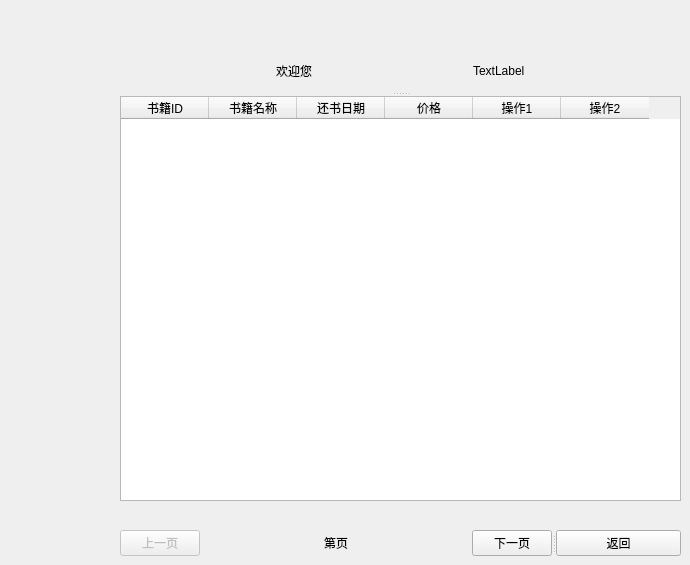
    <widget class="QWidget" name="user_page6">
     <property name="styleSheet">
      <string notr="true">QStackedWidget#stacked_widget &gt; QWidget#user_page6 {
	border-image: url(:/LMS_BG/picture/user_background.jpg);
}</string>
     </property>
     <widget class="QSplitter" name="splitter">
      <property name="geometry">
       <rect>
        <x>120</x>
        <y>50</y>
        <width>561</width>
        <height>451</height>
       </rect>
      </property>
      <property name="orientation">
       <enum>Qt::Vertical</enum>
      </property>
      <widget class="QWidget" name="layoutWidget">
       <layout class="QHBoxLayout" name="horizontalLayout_5">
        <item>
         <spacer name="horizontalSpacer">
          <property name="orientation">
           <enum>Qt::Horizontal</enum>
          </property>
          <property name="sizeHint" stdset="0">
           <size>
            <width>40</width>
            <height>20</height>
           </size>
          </property>
         </spacer>
        </item>
        <item>
         <widget class="QLabel" name="user_welcome_label">
          <property name="text">
           <string>欢迎您</string>
          </property>
         </widget>
        </item>
        <item>
         <spacer name="horizontalSpacer_8">
          <property name="orientation">
           <enum>Qt::Horizontal</enum>
          </property>
          <property name="sizeHint" stdset="0">
           <size>
            <width>40</width>
            <height>20</height>
           </size>
          </property>
         </spacer>
        </item>
        <item>
         <widget class="QLabel" name="user_login_name_show_label">
          <property name="text">
           <string>TextLabel</string>
          </property>
         </widget>
        </item>
        <item>
         <spacer name="horizontalSpacer_12">
          <property name="orientation">
           <enum>Qt::Horizontal</enum>
          </property>
          <property name="sizeHint" stdset="0">
           <size>
            <width>40</width>
            <height>20</height>
           </size>
          </property>
         </spacer>
        </item>
       </layout>
      </widget>
      <widget class="QTableWidget" name="user_borrow_table_widget">
       <attribute name="horizontalHeaderMinimumSectionSize">
        <number>25</number>
       </attribute>
       <attribute name="horizontalHeaderDefaultSectionSize">
        <number>88</number>
       </attribute>
       <attribute name="verticalHeaderMinimumSectionSize">
        <number>23</number>
       </attribute>
       <attribute name="verticalHeaderDefaultSectionSize">
        <number>30</number>
       </attribute>
       <column>
        <property name="text">
         <string>书籍ID</string>
        </property>
       </column>
       <column>
        <property name="text">
         <string>书籍名称</string>
        </property>
       </column>
       <column>
        <property name="text">
         <string>还书日期</string>
        </property>
       </column>
       <column>
        <property name="text">
         <string>价格</string>
        </property>
       </column>
       <column>
        <property name="text">
         <string>操作1</string>
        </property>
       </column>
       <column>
        <property name="text">
         <string>操作2</string>
        </property>
       </column>
      </widget>
     </widget>
     <widget class="QSplitter" name="splitter_2">
      <property name="geometry">
       <rect>
        <x>120</x>
        <y>530</y>
        <width>561</width>
        <height>26</height>
       </rect>
      </property>
      <property name="orientation">
       <enum>Qt::Horizontal</enum>
      </property>
      <widget class="QWidget" name="layoutWidget_6">
       <layout class="QHBoxLayout" name="horizontalLayout_7">
        <item>
         <widget class="QPushButton" name="user_pre_btn">
          <property name="enabled">
           <bool>false</bool>
          </property>
          <property name="text">
           <string>上一页</string>
          </property>
         </widget>
        </item>
        <item>
         <spacer name="horizontalSpacer_15">
          <property name="orientation">
           <enum>Qt::Horizontal</enum>
          </property>
          <property name="sizeHint" stdset="0">
           <size>
            <width>40</width>
            <height>20</height>
           </size>
          </property>
         </spacer>
        </item>
        <item>
         <widget class="QLabel" name="user_page_num_lable">
          <property name="text">
           <string>第页</string>
          </property>
         </widget>
        </item>
        <item>
         <spacer name="horizontalSpacer_16">
          <property name="orientation">
           <enum>Qt::Horizontal</enum>
          </property>
          <property name="sizeHint" stdset="0">
           <size>
            <width>40</width>
            <height>20</height>
           </size>
          </property>
         </spacer>
        </item>
        <item>
         <widget class="QPushButton" name="user_next_btn">
          <property name="text">
           <string>下一页</string>
          </property>
         </widget>
        </item>
       </layout>
      </widget>
      <widget class="QPushButton" name="user_back_btn">
       <property name="text">
        <string>返回</string>
       </property>
      </widget>
     </widget>
    </widget>
